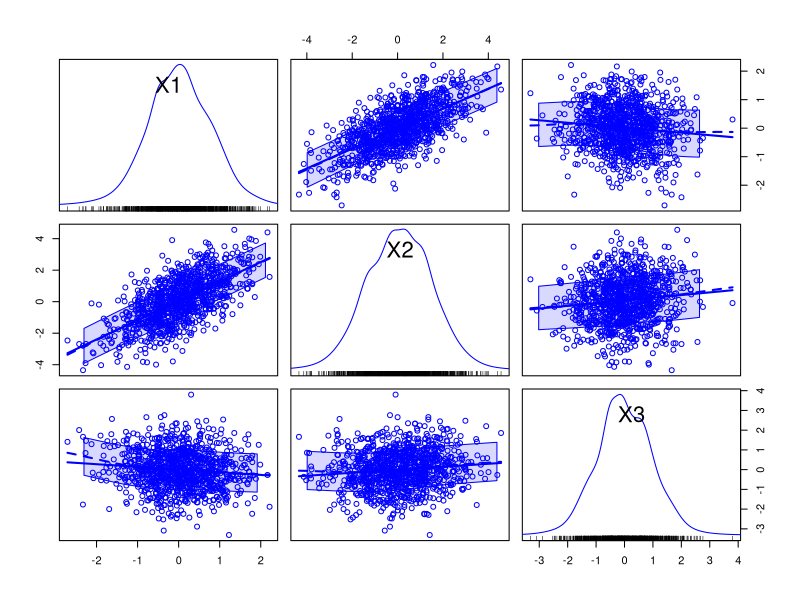
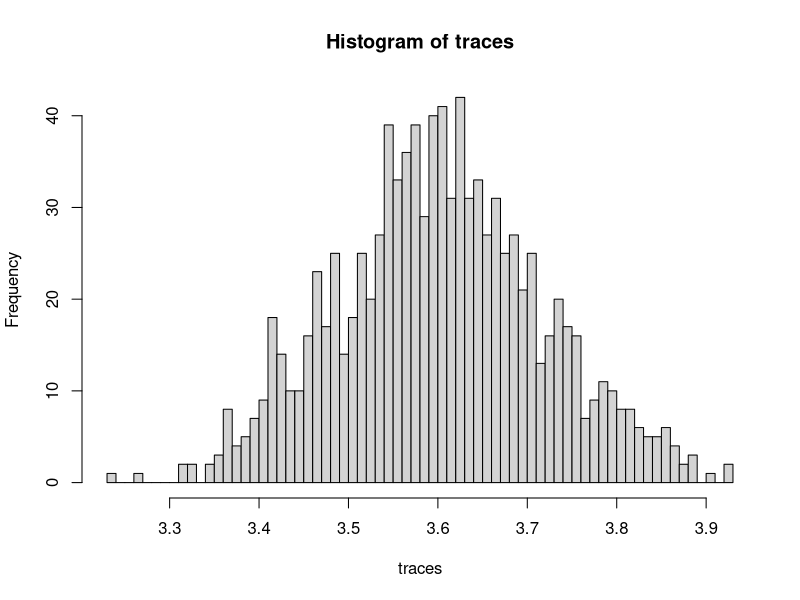
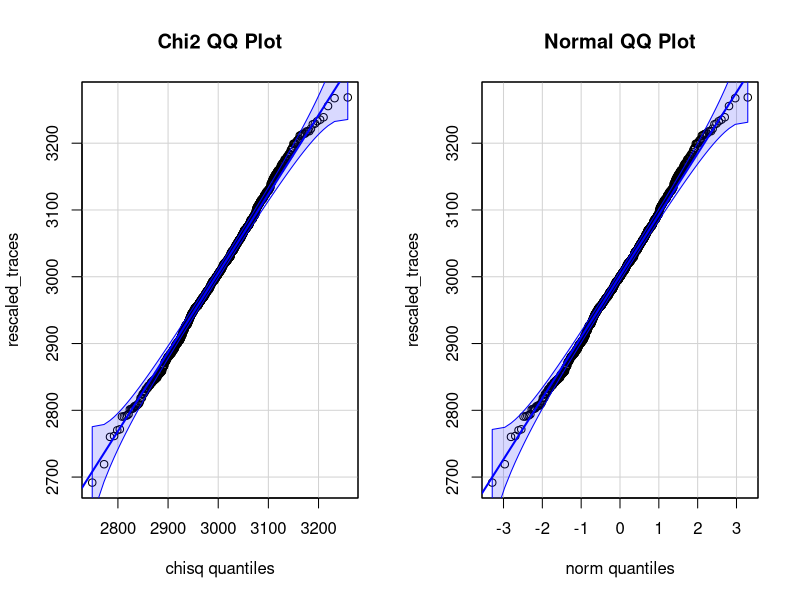
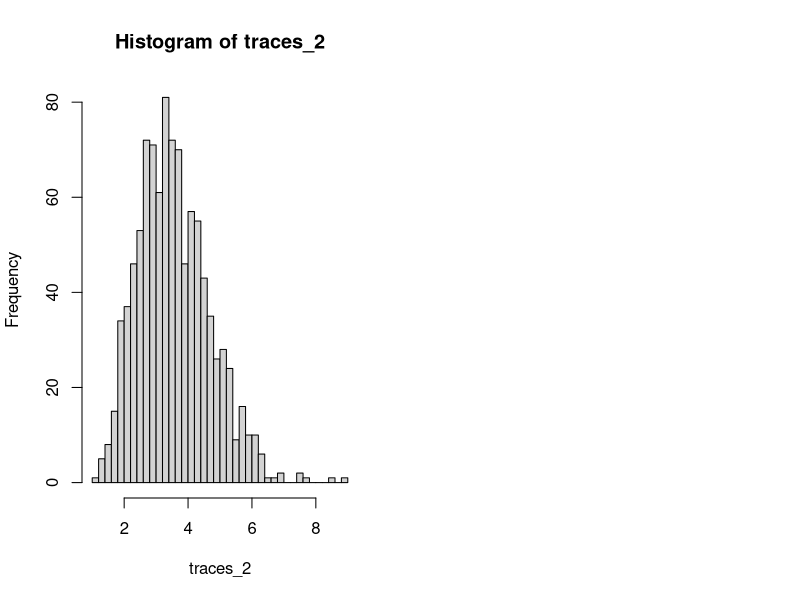
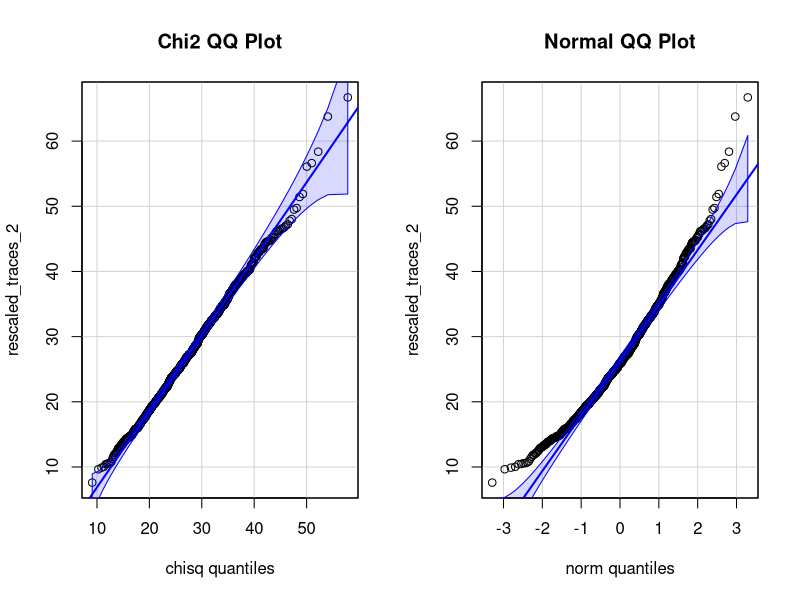

Source code (R) for these figures, in order:
## ---- chunk 1
library(car) # scatterplotMatrix(...)
## ---- chunk 2
set.seed(2) # Set the seed for reproducibility
m <- matrix(runif(9, -1, 1), nrow = 3, ncol = 3) #  9 random numbers between (-1 and 1)
Sigma <- crossprod(m) # Create a symmetric matrix
# Manipulating the values to give different types of correlations
Sigma[1, 2] <- Sigma[2, 1] <- 0.7
Sigma[1, 3] <- Sigma[3, 1] <- -0.1
Sigma[2, 3] <- Sigma[3, 2] <- 0.1
Sigma
round(eigen(Sigma)$values, 2) # Check all of the eigenvalues are positive
cor(Sigma)
## ---- chunk 3
library(MASS)
create_trivariate_norm <- function(T, n, p, Sigma) {
  simulation <- array(0, c(n, 3, T))
   for (t in 1:T) {
    X <- mvrnorm(n, rep(0, p), Sigma)
    simulation[, , t] <- X
  }
  return (simulation)
}
## ---- chunk 4
p <- 3
T <- 1000
n <-1000
simulation <- create_trivariate_norm(T=T, n=n, p=p, Sigma=Sigma)
head(simulation[, , 1:1]) # show head of 1 element
## ---- chunk 5
scatterplotMatrix(simulation[, , 1])
cor(simulation[, , 1]) # correlation matrix
cov(simulation[, , 1]) # covariance matrix
## ---- chunk 6
S.array <- array(apply(simulation, p, cov), c(p, p, T))
## ---- chunk 7
traces <- apply(S.array, p, function(x) sum(diag(x)))
traces[1:3]
## ---- chunk 8
hist(traces, breaks = 50)
## ---- chunk 9
rescaled_traces <- (n-1)*traces/mean(diag(Sigma))
par(mfrow = c(1, 2))
qqPlot(rescaled_traces, distribution = "chisq", df=3*(n-1), id = F, main = "Chi2 QQ Plot")
qqPlot(rescaled_traces, id = F, main = "Normal QQ Plot")
## ---- chunk 10
p <- 3
T <- 1000
n <-10 # 100 instead of 10 this time
simulation_2 <- create_trivariate_norm(T=T, n=n, p=p, Sigma=Sigma)
S_2.array <- array(apply(simulation_2, p, cov), c(p, p, T))
traces_2 <- apply(S_2.array, p, function(x) sum(diag(x)))
hist(traces_2, breaks = 50)

rescaled_traces_2 <- (n-1)*traces_2/mean(diag(Sigma))
par(mfrow = c(1, 2))
qqPlot(rescaled_traces_2, distribution = "chisq", df=3*(n-1), id = F, main = "Chi2 QQ Plot")
qqPlot(rescaled_traces_2, id = F, main = "Normal QQ Plot")
